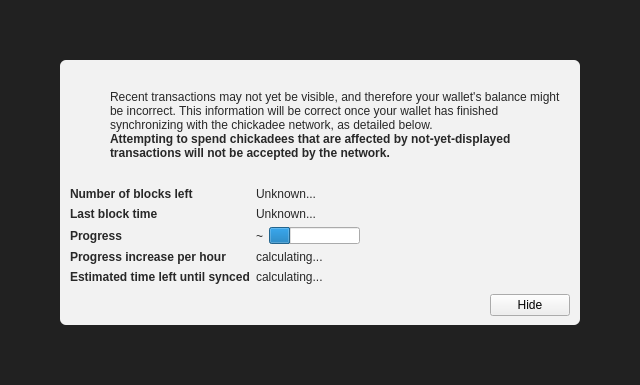
<?xml version="1.0" encoding="UTF-8"?>
<ui version="4.0">
 <class>ModalOverlay</class>
 <widget class="ModalOverlay" name="ModalOverlay">
  <property name="geometry">
   <rect>
    <x>0</x>
    <y>0</y>
    <width>640</width>
    <height>385</height>
   </rect>
  </property>
  <property name="windowTitle">
   <string>Form</string>
  </property>
  <layout class="QVBoxLayout" name="verticalLayout" stretch="0">
   <property name="sizeConstraint">
    <enum>QLayout::SetDefaultConstraint</enum>
   </property>
   <property name="leftMargin">
    <number>0</number>
   </property>
   <property name="topMargin">
    <number>0</number>
   </property>
   <property name="rightMargin">
    <number>0</number>
   </property>
   <property name="bottomMargin">
    <number>0</number>
   </property>
   <item>
    <widget class="QWidget" name="bgWidget" native="true">
     <property name="styleSheet">
      <string notr="true">#bgWidget { background: rgba(0,0,0,220); }</string>
     </property>
     <layout class="QVBoxLayout" name="verticalLayoutMain" stretch="1">
      <property name="leftMargin">
       <number>60</number>
      </property>
      <property name="topMargin">
       <number>60</number>
      </property>
      <property name="rightMargin">
       <number>60</number>
      </property>
      <property name="bottomMargin">
       <number>60</number>
      </property>
      <item>
       <widget class="QWidget" name="contentWidget" native="true">
        <property name="styleSheet">
         <string notr="true">#contentWidget { background: rgba(255,255,255,240); border-radius: 6px; }

QLabel { color: rgb(40,40,40);  }</string>
        </property>
        <layout class="QVBoxLayout" name="verticalLayoutSub" stretch="1,0,0,0">
         <property name="spacing">
          <number>0</number>
         </property>
         <property name="leftMargin">
          <number>10</number>
         </property>
         <property name="topMargin">
          <number>10</number>
         </property>
         <property name="rightMargin">
          <number>10</number>
         </property>
         <property name="bottomMargin">
          <number>10</number>
         </property>
         <item>
          <layout class="QHBoxLayout" name="horizontalLayoutIconText" stretch="0,1">
           <property name="topMargin">
            <number>20</number>
           </property>
           <item>
            <layout class="QVBoxLayout" name="verticalLayoutIcon">
             <property name="leftMargin">
              <number>0</number>
             </property>
             <item>
              <widget class="QPushButton" name="warningIcon">
               <property name="enabled">
                <bool>false</bool>
               </property>
               <property name="text">
                <string/>
               </property>
               <property name="icon">
                <iconset>
                 <normaloff>:/icons/warning</normaloff>
                 <disabledoff>:/icons/warning</disabledoff>:/icons/warning</iconset>
               </property>
               <property name="iconSize">
                <size>
                 <width>48</width>
                 <height>48</height>
                </size>
               </property>
               <property name="flat">
                <bool>true</bool>
               </property>
              </widget>
             </item>
             <item>
              <spacer name="verticalSpacerWarningIcon">
               <property name="orientation">
                <enum>Qt::Vertical</enum>
               </property>
               <property name="sizeHint" stdset="0">
                <size>
                 <width>20</width>
                 <height>40</height>
                </size>
               </property>
              </spacer>
             </item>
            </layout>
           </item>
           <item>
            <layout class="QVBoxLayout" name="verticalLayoutInfoText">
             <property name="leftMargin">
              <number>0</number>
             </property>
             <property name="topMargin">
              <number>0</number>
             </property>
             <item>
              <widget class="QLabel" name="infoText">
               <property name="text">
                <string>Recent transactions may not yet be visible, and therefore your wallet's balance might be incorrect. This information will be correct once your wallet has finished synchronizing with the chickadee network, as detailed below.</string>
               </property>
               <property name="textFormat">
                <enum>Qt::RichText</enum>
               </property>
               <property name="wordWrap">
                <bool>true</bool>
               </property>
              </widget>
             </item>
             <item>
              <widget class="QLabel" name="infoTextStrong">
               <property name="font">
                <font>
                 <weight>75</weight>
                 <bold>true</bold>
                </font>
               </property>
               <property name="text">
                <string>Attempting to spend chickadees that are affected by not-yet-displayed transactions will not be accepted by the network.</string>
               </property>
               <property name="textFormat">
                <enum>Qt::RichText</enum>
               </property>
               <property name="wordWrap">
                <bool>true</bool>
               </property>
              </widget>
             </item>
             <item>
              <spacer name="verticalSpacerInTextSpace">
               <property name="orientation">
                <enum>Qt::Vertical</enum>
               </property>
               <property name="sizeHint" stdset="0">
                <size>
                 <width>20</width>
                 <height>40</height>
                </size>
               </property>
              </spacer>
             </item>
            </layout>
           </item>
          </layout>
         </item>
         <item>
          <spacer name="verticalSpacerAfterText">
           <property name="orientation">
            <enum>Qt::Vertical</enum>
           </property>
           <property name="sizeHint" stdset="0">
            <size>
             <width>20</width>
             <height>40</height>
            </size>
           </property>
          </spacer>
         </item>
         <item>
          <layout class="QFormLayout" name="formLayout">
           <property name="fieldGrowthPolicy">
            <enum>QFormLayout::FieldsStayAtSizeHint</enum>
           </property>
           <property name="horizontalSpacing">
            <number>6</number>
           </property>
           <property name="verticalSpacing">
            <number>6</number>
           </property>
           <property name="topMargin">
            <number>10</number>
           </property>
           <item row="0" column="0">
            <widget class="QLabel" name="labelNumberOfBlocksLeft">
             <property name="font">
              <font>
               <weight>75</weight>
               <bold>true</bold>
              </font>
             </property>
             <property name="text">
              <string>Number of blocks left</string>
             </property>
            </widget>
           </item>
           <item row="0" column="1">
            <widget class="QLabel" name="numberOfBlocksLeft">
             <property name="text">
              <string>Unknown...</string>
             </property>
            </widget>
           </item>
           <item row="1" column="0">
            <widget class="QLabel" name="labelLastBlockTime">
             <property name="font">
              <font>
               <weight>75</weight>
               <bold>true</bold>
              </font>
             </property>
             <property name="text">
              <string>Last block time</string>
             </property>
            </widget>
           </item>
           <item row="1" column="1">
            <widget class="QLabel" name="newestBlockDate">
             <property name="sizePolicy">
              <sizepolicy hsizetype="Maximum" vsizetype="Preferred">
               <horstretch>0</horstretch>
               <verstretch>0</verstretch>
              </sizepolicy>
             </property>
             <property name="text">
              <string>Unknown...</string>
             </property>
            </widget>
           </item>
           <item row="2" column="0">
            <widget class="QLabel" name="labelSyncDone">
             <property name="font">
              <font>
               <weight>75</weight>
               <bold>true</bold>
              </font>
             </property>
             <property name="text">
              <string>Progress</string>
             </property>
            </widget>
           </item>
           <item row="2" column="1">
            <layout class="QHBoxLayout" name="horizontalLayoutSync" stretch="0,1">
             <item>
              <widget class="QLabel" name="percentageProgress">
               <property name="text">
                <string notr="true">~</string>
               </property>
              </widget>
             </item>
             <item>
              <widget class="QProgressBar" name="progressBar">
               <property name="value">
                <number>24</number>
               </property>
               <property name="format">
                <string/>
               </property>
              </widget>
             </item>
            </layout>
           </item>
           <item row="4" column="0">
            <widget class="QLabel" name="labelProgressIncrease">
             <property name="font">
              <font>
               <weight>75</weight>
               <bold>true</bold>
              </font>
             </property>
             <property name="text">
              <string>Progress increase per hour</string>
             </property>
            </widget>
           </item>
           <item row="4" column="1">
            <widget class="QLabel" name="progressIncreasePerH">
             <property name="text">
              <string>calculating...</string>
             </property>
            </widget>
           </item>
           <item row="5" column="0">
            <widget class="QLabel" name="labelEstimatedTimeLeft">
             <property name="font">
              <font>
               <weight>75</weight>
               <bold>true</bold>
              </font>
             </property>
             <property name="text">
              <string>Estimated time left until synced</string>
             </property>
            </widget>
           </item>
           <item row="5" column="1">
            <widget class="QLabel" name="expectedTimeLeft">
             <property name="text">
              <string>calculating...</string>
             </property>
            </widget>
           </item>
          </layout>
         </item>
         <item>
          <layout class="QHBoxLayout" name="horizontalLayoutButtons">
           <property name="leftMargin">
            <number>10</number>
           </property>
           <property name="topMargin">
            <number>10</number>
           </property>
           <item>
            <spacer name="horizontalSpacer">
             <property name="orientation">
              <enum>Qt::Horizontal</enum>
             </property>
             <property name="sizeHint" stdset="0">
              <size>
               <width>40</width>
               <height>20</height>
              </size>
             </property>
            </spacer>
           </item>
           <item>
            <widget class="QPushButton" name="closeButton">
             <property name="text">
              <string>Hide</string>
             </property>
            </widget>
           </item>
          </layout>
         </item>
        </layout>
       </widget>
      </item>
     </layout>
    </widget>
   </item>
  </layout>
 </widget>
 <customwidgets>
  <customwidget>
   <class>ModalOverlay</class>
   <extends>QWidget</extends>
   <header>modaloverlay.h</header>
   <container>1</container>
  </customwidget>
 </customwidgets>
 <resources/>
 <connections/>
</ui>
